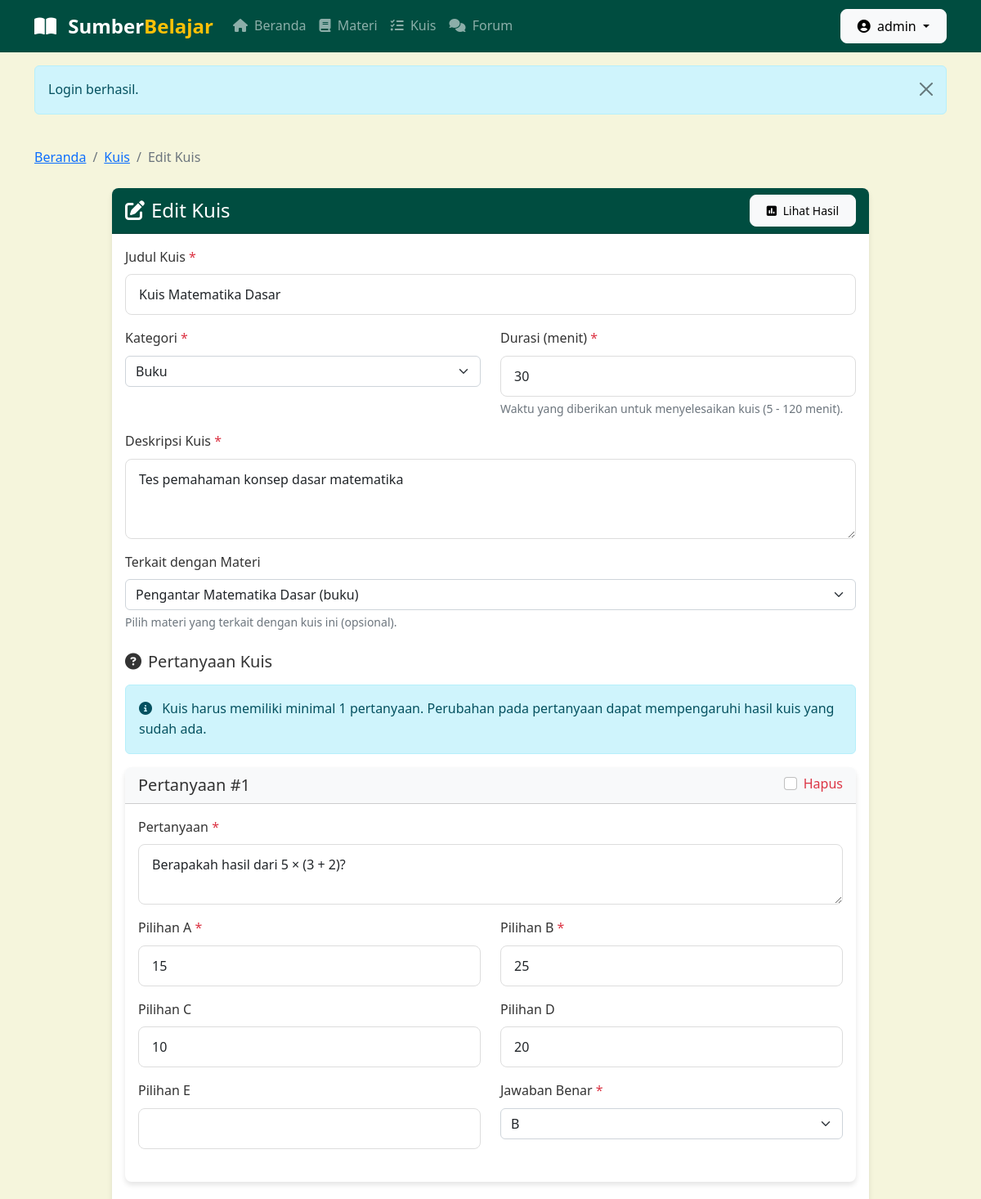
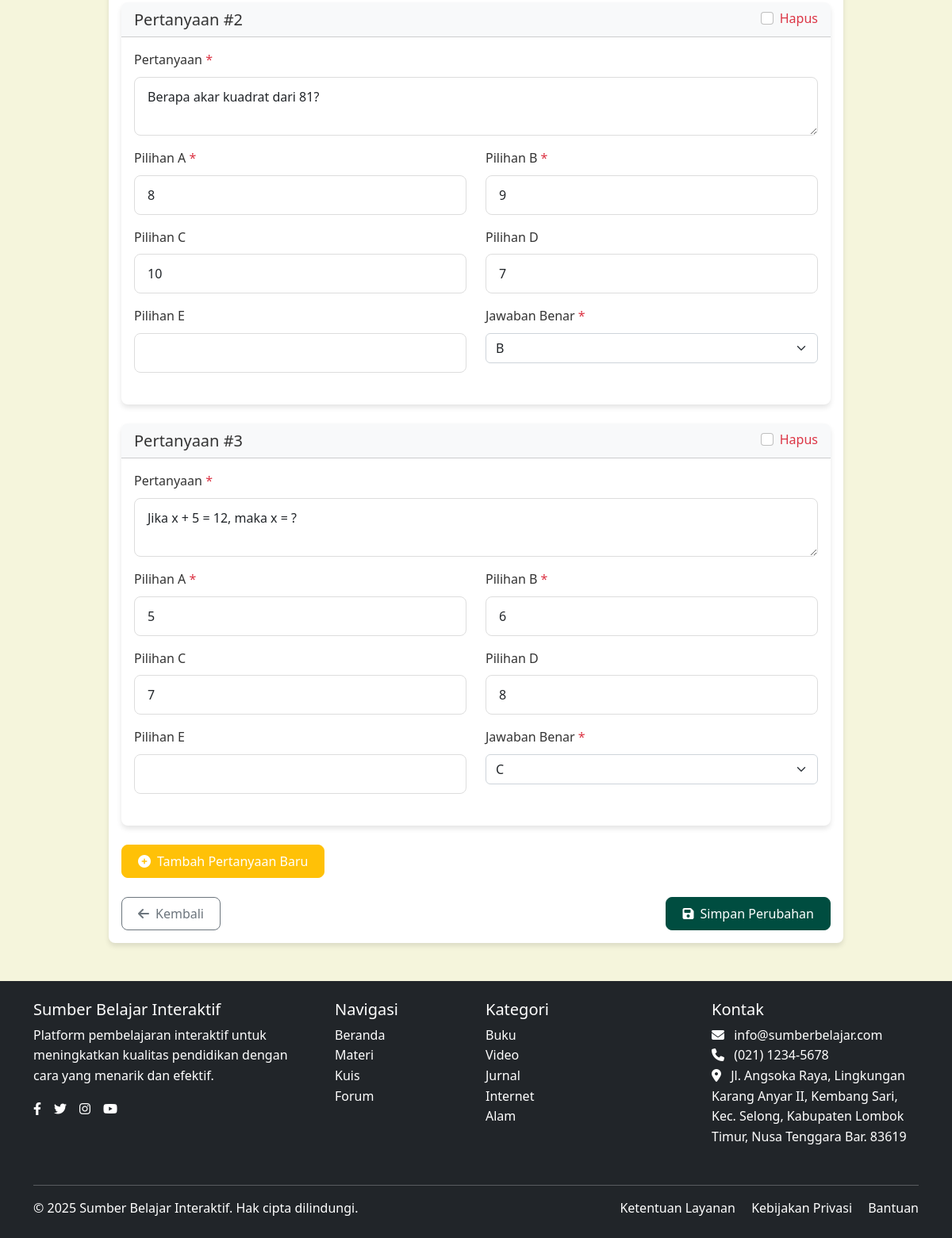
The page /quiz/edit.php?id=1 (signed in) on the database its author committed (2 pictures, top to bottom).
### tables this page shows
CREATE TABLE quiz (
        id INTEGER PRIMARY KEY AUTOINCREMENT,
        judul TEXT NOT NULL,
        kategori TEXT NOT NULL,
        deskripsi TEXT NOT NULL,
        durasi INTEGER NOT NULL,
        materi_id INTEGER,
        user_id INTEGER,
        created_at TIMESTAMP DEFAULT CURRENT_TIMESTAMP,
        updated_at TIMESTAMP DEFAULT CURRENT_TIMESTAMP,
        FOREIGN KEY (materi_id) REFERENCES materi(id),
        FOREIGN KEY (user_id) REFERENCES users(id)
    );

CREATE TABLE materi (
        id INTEGER PRIMARY KEY AUTOINCREMENT,
        judul TEXT NOT NULL,
        kategori TEXT NOT NULL,
        deskripsi TEXT NOT NULL,
        konten TEXT,
        thumbnail_url TEXT,
        video_url TEXT,
        user_id INTEGER,
        created_at TIMESTAMP DEFAULT CURRENT_TIMESTAMP,
        updated_at TIMESTAMP DEFAULT CURRENT_TIMESTAMP,
        FOREIGN KEY (user_id) REFERENCES users(id)
    );

CREATE TABLE quiz_questions (
        id INTEGER PRIMARY KEY AUTOINCREMENT,
        quiz_id INTEGER NOT NULL,
        pertanyaan TEXT NOT NULL,
        pilihan_a TEXT NOT NULL,
        pilihan_b TEXT NOT NULL,
        pilihan_c TEXT,
        pilihan_d TEXT,
        pilihan_e TEXT,
        jawaban_benar TEXT NOT NULL CHECK(jawaban_benar IN ('a', 'b', 'c', 'd', 'e')),
        created_at TIMESTAMP DEFAULT CURRENT_TIMESTAMP,
        FOREIGN KEY (quiz_id) REFERENCES quiz(id) ON DELETE CASCADE
    );

### config/database.php (called while the page is built, shortened)
<?php
$db_path = __DIR__ . '/../db/sumber_belajar.sqlite';
$conn = new SQLite3($db_path);
function execute_query($sql, $params = [], $types = "") {
    global $conn;
    try {
        $stmt = $conn->prepare($sql);
        if (!empty($params)) {
            foreach ($params as $i => $param) {
                $index = $i + 1;
                if (is_int($param)) {
                    $stmt->bindValue($index, $param, SQLITE3_INTEGER);
                } elseif (is_float($param)) {
                    $stmt->bindValue($index, $param, SQLITE3_FLOAT);
                } elseif (is_null($param)) {
                    $stmt->bindValue($index, null, SQLITE3_NULL);
                } else {
                    $stmt->bindValue($index, $param, SQLITE3_TEXT);
                }
            }
        }
        $result = $stmt->execute();
        return ['stmt' => $stmt, 'result' => $result];
    } catch (Exception $e) {
        error_log("Database error: " . $e->getMessage());
        return false;
    }
}
function get_record($sql, $params = [], $types = "") {
    $query = execute_query($sql, $params, $types);
    $row = $query['result']->fetchArray(SQLITE3_ASSOC);
    return $row === false ? null : $row;
}
function get_records($sql, $params = [], $types = "") {
    $query = execute_query($sql, $params, $types);
    $rows = [];
    while ($row = $query['result']->fetchArray(SQLITE3_ASSOC)) {
        $rows[] = $row;
    }
    return $rows;
}

### includes/functions.php (called while the page is built, shortened)
<?php
function get_categories() {
    return [
        'buku' => 'Buku',
        'video' => 'Video',
        'jurnal' => 'Jurnal',
        'internet' => 'Internet',
        'alam' => 'Alam'
    ];
}
?>

### quiz/edit.php (the view, shortened to what this page needs)
<?php
require_once '../config/database.php';
require_once '../includes/functions.php';
$quiz_id = (int)$_GET['id'];
$quiz = get_record(
    "SELECT * FROM quiz WHERE id = ?",
    [$quiz_id],
    "i"
);
$categories = get_categories();
$materials = get_records(
    "SELECT id, judul, kategori FROM materi ORDER BY judul ASC"
);
$questions = get_records(
    "SELECT * FROM quiz_questions WHERE quiz_id = ? ORDER BY id ASC",
    [$quiz_id],
    "i"
);
?>
<!DOCTYPE html>
<html lang="id">
<head>
    <link href="https://cdn.jsdelivr.net/npm/bootstrap@5.2.3/dist/css/bootstrap.min.css" rel="stylesheet">
    <link rel="stylesheet" href="https://cdnjs.cloudflare.com/ajax/libs/font-awesome/6.2.0/css/all.min.css">
    <link rel="stylesheet" href="../assets/css/style.css">
</head>
<body>
<?php include '../includes/header.php'; ?>
<main class="container py-4">
    <nav aria-label="breadcrumb" class="mb-4">
        <ol class="breadcrumb">
            <li class="breadcrumb-item"><a href="../index.php">Beranda</a></li>
            <li class="breadcrumb-item"><a href="index.php">Kuis</a></li>
            <li class="breadcrumb-item active">Edit Kuis</li>
        </ol>
    </nav>
    <div class="row">
        <div class="col-lg-10 mx-auto">
            <div class="card mb-4">
                <div class="card-header bg-primary text-white d-flex justify-content-between align-items-center">
                    <h4 class="mb-0"><i class="fas fa-edit me-2"></i>Edit Kuis</h4>
                    <a href="results.php?id=<?= $quiz_id ?>" class="btn btn-light btn-sm">
                        <i class="fas fa-poll me-1"></i> Lihat Hasil
                    </a>
                </div>
                <div class="card-body">
                    <form action="<?= $_SERVER['PHP_SELF'] ?>?id=<?= $quiz_id ?>" method="post" class="needs-validation" novalidate>
                        <div class="mb-3">
                            <label for="judul" class="form-label">Judul Kuis <span class="text-danger">*</span></label>
                            <input type="text" class="form-control" id="judul" name="judul" value="<?= htmlspecialchars($quiz['judul']) ?>" required>
                        </div>
                        <div class="row mb-3">
                            <div class="col-md-6">
                                <label for="kategori" class="form-label">Kategori <span class="text-danger">*</span></label>
                                <select class="form-select" id="kategori" name="kategori" required>
                                    <?php foreach ($categories as $key => $value): ?>
                                        <option value="<?= $key ?>" <?= $quiz['kategori'] === $key ? 'selected' : '' ?>>
                                            <?= $value ?>
                                        </option>
                                    <?php endforeach; ?>
                                </select>
                            </div>
                            <div class="col-md-6">
                                <label for="durasi" class="form-label">Durasi (menit) <span class="text-danger">*</span></label>
                                <input type="number" class="form-control" id="durasi" name="durasi" value="<?= $quiz['durasi'] ?>" min="5" max="120" required>
                                <div class="form-text">
                                    Waktu yang diberikan untuk menyelesaikan kuis (5 - 120 menit).
                                </div>
                            </div>
                        </div>
                        <div class="mb-3">
                            <label for="deskripsi" class="form-label">Deskripsi Kuis <span class="text-danger">*</span></label>
                            <textarea class="form-control" id="deskripsi" name="deskripsi" rows="3" required><?= htmlspecialchars($quiz['deskripsi']) ?></textarea>
                        </div>
                        <div class="mb-4">
                            <label for="materi_id" class="form-label">Terkait dengan Materi</label>
                            <select class="form-select" id="materi_id" name="materi_id">
                                <?php foreach ($materials as $materi): ?>
                                    <option value="<?= $materi['id'] ?>" <?= $quiz['materi_id'] == $materi['id'] ? 'selected' : '' ?>>
                                        <?= htmlspecialchars($materi['judul']) ?> (<?= htmlspecialchars($materi['kategori']) ?>)
                                    </option>
                                <?php endforeach; ?>
                            </select>
                            <div class="form-text">
                                Pilih materi yang terkait dengan kuis ini (opsional).
                            </div>
                        </div>
                        <h5 class="mt-4 mb-3"><i class="fas fa-question-circle me-2"></i>Pertanyaan Kuis</h5>
                        <div class="alert alert-info">
                            <i class="fas fa-info-circle me-2"></i>
                            Kuis harus memiliki minimal 1 pertanyaan. Perubahan pada pertanyaan dapat mempengaruhi hasil kuis yang sudah ada.
                        </div>
                        <div id="existing-questions-container">
                            <?php foreach ($questions as $index => $question): ?>
                                <div class="question-item card mb-4">
                                    <div class="card-header bg-light d-flex justify-content-between align-items-center">
                                        <h5 class="mb-0">Pertanyaan #<?= $index + 1 ?></h5>
                                        <div class="form-check">
                                            <input type="checkbox" class="form-check-input" id="delete_question_<?= $question['id'] ?>" name="delete_questions[]" value="<?= $question['id'] ?>">
                                            <label class="form-check-label text-danger" for="delete_question_<?= $question['id'] ?>">Hapus</label>
                                        </div>
                                    </div>
                                    <div class="card-body">
                                        <div class="mb-3">
                                            <label class="form-label">Pertanyaan <span class="text-danger">*</span></label>
                                            <textarea class="form-control" name="existing_questions[<?= $question['id'] ?>][pertanyaan]" rows="2" required><?= htmlspecialchars($question['pertanyaan']) ?></textarea>
                                        </div>
                                        <div class="row mb-3">
                                            <div class="col-md-6">
                                                <label class="form-label">Pilihan A <span class="text-danger">*</span></label>
                                                <input type="text" class="form-control" name="existing_questions[<?= $question['id'] ?>][pilihan_a]" value="<?= htmlspecialchars($question['pilihan_a']) ?>" required>
                                            </div>
                                            <div class="col-md-6">
                                                <label class="form-label">Pilihan B <span class="text-danger">*</span></label>
                                                <input type="text" class="form-control" name="existing_questions[<?= $question['id'] ?>][pilihan_b]" value="<?= htmlspecialchars($question['pilihan_b']) ?>" required>
                                            </div>
                                        </div>
                                        <div class="row mb-3">
                                            <div class="col-md-6">
                                                <label class="form-label">Pilihan C</label>
                                                <input type="text" class="form-control" name="existing_questions[<?= $question['id'] ?>][pilihan_c]" value="<?= htmlspecialchars($question['pilihan_c']) ?>">
                                            </div>
                                            <div class="col-md-6">
                                                <label class="form-label">Pilihan D</label>
                                                <input type="text" class="form-control" name="existing_questions[<?= $question['id'] ?>][pilihan_d]" value="<?= htmlspecialchars($question['pilihan_d']) ?>">
                                            </div>
                                        </div>
                                        <div class="row mb-4">
                                            <div class="col-md-6">
                                                <label class="form-label">Pilihan E</label>
                                                <input type="text" class="form-control" name="existing_questions[<?= $question['id'] ?>][pilihan_e]" value="<?= htmlspecialchars($question['pilihan_e']) ?>">
                                            </div>
                                            <div class="col-md-6">
                                                <label class="form-label">Jawaban Benar <span class="text-danger">*</span></label>
                                                <select class="form-select" name="existing_questions[<?= $question['id'] ?>][jawaban_benar]" required>
                                                    <option value="b" <?= $question['jawaban_benar'] === 'b' ? 'selected' : '' ?>>B</option>
                                                    <option value="c" <?= $question['jawaban_benar'] === 'c' ? 'selected' : '' ?>>C</option>
                                                </select>
                                            </div>
                                        </div>
                                    </div>
                                </div>
                            <?php endforeach; ?>
                        </div>
                        <div class="mb-4">
                            <button type="button" id="add-question" class="btn btn-success">
                                <i class="fas fa-plus-circle me-2"></i>Tambah Pertanyaan Baru
                            </button>
                        </div>
                        <div class="d-flex justify-content-between">
                            <a href="index.php" class="btn btn-outline-secondary">
                                <i class="fas fa-arrow-left me-2"></i>Kembali
                            </a>
                            <button type="submit" class="btn btn-primary">
                                <i class="fas fa-save me-2"></i>Simpan Perubahan
                            </button>
                        </div>
                    </form>
                </div>
            </div>
        </div>
    </div>
</main>
<?php include '../includes/footer.php'; ?>
</body>
</html>

### assets/css/style.css (style rules this page uses)
:root { --primary-color: #004D40; --secondary-color: #FFC107; --warning-color: #FF9800; --danger-color: #e74c3c; --info-color: #2196F3; --light-color: #F5F5DC; --dark-color: #004D40; --text-color: #333333; --link-color: #006064; --hover-color: #FFDAB9; --border-radius: 0.5rem; }
body { font-family: 'Segoe UI', Tahoma, Geneva, Verdana, sans-serif; color: var(--text-color); line-height: 1.6; background-color: var(--light-color); }
.card { border-radius: var(--border-radius); box-shadow: 0 4px 6px rgba(0, 0, 0, 0.1); transition: transform 0.3s ease, box-shadow 0.3s ease; border: none; overflow: hidden; }
.btn { border-radius: var(--border-radius); font-weight: 500; padding: 0.5rem 1.25rem; transition: all 0.3s ease; }
.btn-primary { background-color: var(--primary-color); border-color: var(--primary-color); }
.btn-success { background-color: var(--secondary-color); border-color: var(--secondary-color); }
.form-control { border-radius: var(--border-radius); padding: 0.75rem 1rem; border: 1px solid #ddd; transition: border-color 0.3s ease, box-shadow 0.3s ease; }
.form-label { font-weight: 500; margin-bottom: 0.5rem; }
.bg-primary { background-color: var(--primary-color) !important; }

### rows shown on the page
quiz: judul "Kuis Matematika Dasar", kategori "Buku", durasi "30", deskripsi "Tes pemahaman konsep dasar matematika", materi_id "Pengantar Matematika Dasar (buku)"
quiz_questions: id+pertanyaan "Berapakah hasil dari 5 × (3 + 2)?", pilihan_a "15", pilihan_b "25", pilihan_c "10", pilihan_d "20", jawaban_benar+id "B"
quiz_questions: id+pertanyaan "Berapa akar kuadrat dari 81?", pilihan_a "8", pilihan_b "9", pilihan_c "10", pilihan_d "7", jawaban_benar+id "B"
quiz_questions: id+pertanyaan "Jika x + 5 = 12, maka x = ?", pilihan_a "5", pilihan_b "6", pilihan_c "7", pilihan_d "8", jawaban_benar+id "C"

### other values the page prints
$_SESSION['username'] "admin"
$_SESSION['flash_message'] "Login berhasil."
